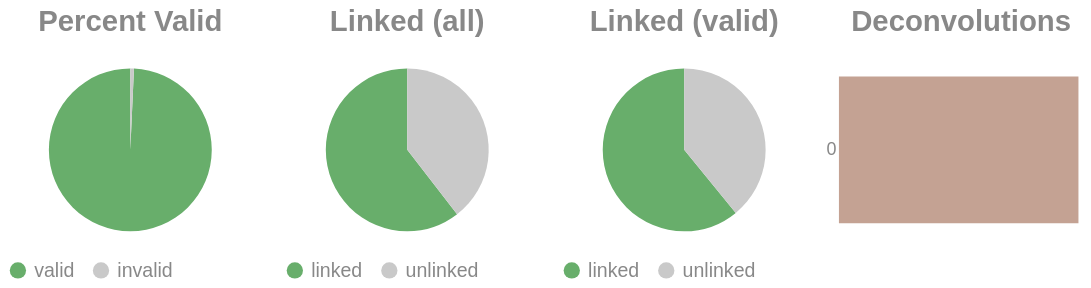

Notebook code cell kept with this figure:
### Code cell
if SKIPLR:
    pass
else:
    clash = Counter()
    for i in valids['molecule'].to_list():
        _mol = i.split("-")
        if len(_mol) == 1:
            clash.update('0')
        else:
            clash.update(_mol[-1])

    _d = {"deconvolutions": [], 'count': []}
    for k,v in clash.items():
        _d['deconvolutions'].append(k)
        _d['count'].append(v)

    tot_valid = valids['reads'].sum()
    mask = valids['reads'] >= 2
    n_linked_reads = valids.filter(mask)['reads'].sum()
    if n_linked_reads == 0:
        print_html("No linked molecules (>=2 reads) were detected; skipping linked-only distributions.")
        SKIPLR = True
    else:
        perc_valid = round(tot_valid / n_reads, 4)
        linked_perc_abs = round(n_linked_reads / n_reads, 4)
        linked_perc = round(n_linked_reads / tot_valid, 4)

    _valid = pl.DataFrame({"valids": ['valid', 'invalid'], "count": [tot_valid, n_reads - tot_valid]})
    _linked_abs = pl.DataFrame({"linked (absolute)": ['linked', 'unlinked'], "count": [n_linked_reads, n_reads - n_linked_reads]})
    _linked_rel = pl.DataFrame({"linked (valids)": ['linked', 'unlinked'], "count": [n_linked_reads, tot_valid - n_linked_reads]})

    (
        alt.hconcat(
            piechart(_valid, goodval = 'valid', title = "Percent Valid"),
            piechart(_linked_abs, goodval = "linked", title =  "Linked (all)"),
            piechart(_linked_rel, goodval = "linked", title =  "Linked (valid)"),
            convolutionbar(pl.DataFrame(_d), title = "Deconvolutions"),
            center = True,
            bounds = 'flush'
        )
        .resolve_scale(color='independent')
        .resolve_legend('independent')
        .properties(usermeta={'embedOptions': {"actions": False}})
    ).display()

### Figure 1 — Vega-Lite specification as saved in the notebook (floating-point values rounded to 4 significant figures)
{"width": "container", "height": 400, "config": {"title": {"anchor": "start", "dy": -15, "fontSize": 18, "color": "#888888", "subtitleColor": "#888888", "subtitleFontSize": 14}, "arc": {"fill": "#0072B2"}, "axis": {"domainColor": "#888888", "domainWidth": 0.5, "gridWidth": 0.2, "grid": false, "titleFontWeight": 400, "titleFontSize": 15, "labelFontSize": 11, "labelColor": "#888888", "tickColor": "#888888", "tickWidth": 0.2, "titleColor": "#888888"}, "axisBand": {"grid": false}, "axisX": {"grid": true, "tickSize": 10, "domainCap": "round"}, "axisY": {"domain": false, "grid": true, "tickSize": 0, "domainCap": "round"}, "background": "transparent", "header": {"labelFontSize": 15, "labelColor": "#888888", "titleFontSize": 15, "titleFontWeight": 600, "titleColor": "#888888"}, "legend": {"labelFont": "sans-serif", "labelFontSize": 12, "labelColor": "#888888", "symbolSize": 100, "symbolType": "circle", "titleFontSize": 12, "titlePadding": 10, "titleColor": "#888888", "title": null}, "range": {"category": ["#E69F00", "#56B4E9", "#009E73", "#F0E442", "#0072B2", "#D55E00", "#CC79A7", "#000000"], "diverging": ["#cfe8f3", "#a2d4ec", "#73bfe2", "#46abdb", "#1696d2", "#12719e"]}, "area": {"fill": "#0072B2", "fillOpacity": 0.7, "line": true, "strokeOpacity": 0.7}, "line": {"color": "#0072B2", "stroke": "#0072B2", "strokeWidth": 2}, "trail": {"color": "#0072B2", "stroke": "#0072B2", "strokeWidth": 0, "size": 1}, "point": {"filled": true, "fillOpacity": 1.0, "size": 95}, "text": {"color": "#888888", "fontSize": 11, "align": "right", "fontWeight": 400, "size": 11}, "bar": {"fill": "#0072B2", "stroke": null}, "view": {"stroke": null, "continuousWidth": 660, "continuousHeight": 400}}, "hconcat": [{"data": {"name": "data-78bf976e6bcc870ad685588e1fa5f207"}, "mark": {"type": "arc"}, "encoding": {"color": {"field": "valids", "legend": {"orient": "bottom", "title": null}, "scale": {"domain": ["valid", "invalid"], "range": ["#68ae6b", "#C9C9C9"]}, "title": "Valids", "type": "nominal"}, "theta": {"field": "count", "type": "quantitative"}, "tooltip": [{"field": "valids", "title": "Valids", "type": "ordinal"}, {"field": "percent", "format": ".2%", "title": "Percent", "type": "quantitative"}, {"field": "count", "title": "Count", "type": "quantitative"}]}, "height": 100, "title": {"text": "Percent Valid", "align": "center", "anchor": "middle"}, "transform": [{"calculate": "datum.count / 8394145", "as": "percent"}], "width": 150}, {"data": {"name": "data-786abc77ac35c95223b8022daaccee7b"}, "mark": {"type": "arc"}, "encoding": {"color": {"field": "linked (absolute)", "legend": {"orient": "bottom", "title": null}, "scale": {"domain": ["linked", "unlinked"], "range": ["#68ae6b", "#C9C9C9"]}, "title": "Linked (Absolute)", "type": "nominal"}, "theta": {"field": "count", "type": "quantitative"}, "tooltip": [{"field": "linked (absolute)", "title": "Linked (Absolute)", "type": "ordinal"}, {"field": "percent", "format": ".2%", "title": "Percent", "type": "quantitative"}, {"field": "count", "title": "Count", "type": "quantitative"}]}, "height": 100, "title": {"text": "Linked (all)", "align": "center", "anchor": "middle"}, "transform": [{"calculate": "datum.count / 8394145", "as": "percent"}], "width": 150}, {"data": {"name": "data-4e0f229343a00843c825cc0bfd5a7972"}, "mark": {"type": "arc"}, "encoding": {"color": {"field": "linked (valids)", "legend": {"orient": "bottom", "title": null}, "scale": {"domain": ["linked", "unlinked"], "range": ["#68ae6b", "#C9C9C9"]}, "title": "Linked (Valids)", "type": "nominal"}, "theta": {"field": "count", "type": "quantitative"}, "tooltip": [{"field": "linked (valids)", "title": "Linked (Valids)", "type": "ordinal"}, {"field": "percent", "format": ".2%", "title": "Percent", "type": "quantitative"}, {"field": "count", "title": "Count", "type": "quantitative"}]}, "height": 100, "title": {"text": "Linked (valid)", "align": "center", "anchor": "middle"}, "transform": [{"calculate": "datum.count / 8334080", "as": "percent"}], "width": 150}, {"data": {"name": "data-79edaa1c41b208155681b1e6ce17e385"}, "mark": {"type": "bar"}, "encoding": {"color": {"field": "deconvolutions", "legend": null, "scale": {"scheme": "lightgreyred"}, "type": "nominal"}, "tooltip": [{"field": "deconvolutions", "title": "Deconvolutions", "type": "ordinal"}, {"field": "percent", "format": ".2%", "title": "Percent", "type": "quantitative"}, {"field": "count", "title": "Count", "type": "quantitative"}], "x": {"axis": null, "field": "count", "type": "quantitative"}, "y": {"field": "deconvolutions", "sort": "ascending", "title": null, "type": "nominal"}}, "height": 100, "title": {"text": "Deconvolutions", "align": "center", "anchor": "middle"}, "transform": [{"calculate": "datum.count / 4411066", "as": "percent"}], "width": 150}], "bounds": "flush", "center": true, "resolve": {"legend": {"angle": "independent"}, "scale": {"color": "independent"}}, "usermeta": {"embedOptions": {"actions": false}}, "$schema": "https://vega.github.io/schema/vega-lite/v6.1.0.json", "datasets": {"data-78bf976e6bcc870ad685588e1fa5f207": [{"valids": "valid", "count": 8334080}, {"valids": "invalid", "count": 60065}], "data-786abc77ac35c95223b8022daaccee7b": [{"linked (absolute)": "linked", "count": 5077059}, {"linked (absolute)": "unlinked", "count": 3317086}], "data-4e0f229343a00843c825cc0bfd5a7972": [{"linked (valids)": "linked", "count": 5077059}, {"linked (valids)": "unlinked", "count": 3257021}], "data-79edaa1c41b208155681b1e6ce17e385": [{"deconvolutions": "0", "count": 4411066}]}}
